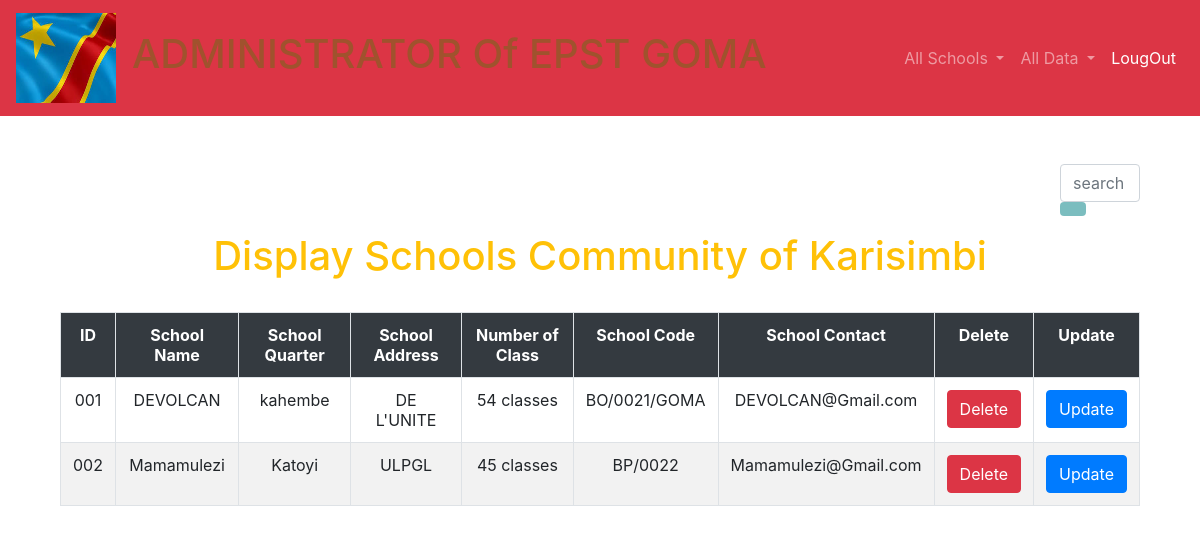
Page /karisimbi.php on the committed database.
### tables this page shows
CREATE TABLE `karisimbi` (
  `id` varchar(255) NOT NULL,
  `Schoolname` varchar(255) NOT NULL,
  `schoolquarter` varchar(255) NOT NULL,
  `schoolavenue` varchar(255) NOT NULL,
  `numberofclass` varchar(255) NOT NULL,
  `matricule` varchar(255) NOT NULL,
  `schoolgmail` varchar(233) NOT NULL
);

### karisimbi.php (the view, shortened to what this page needs)
<?php
include"body/navall.php";
?>
<!DOCTYPE html>
<html>
<head>
  <link rel="stylesheet" href="bootstrap2/css/bootstrap.min.css">
 <link rel="stylesheet" type="text/css" href="http://ajax.aspnetcdn.com/ajax/jquery.dataTables/1.9.4/css/jquery.dataTables.css">
</head>
<body>
 <div class="container">
 <div class="col-lg-12">
 <br><br><div class="srch">
<form class="navbar-form" method="post" name="form">
<input class="form-control" type="text" name="search" placeholder="search books..." required="">
<button style="background-color: #6db6b9e6;" type="submit" name="submit" class="btn btn-default">
</button>
</form>
</div>
 <h1 class="text-warning text-center" > Display Schools Community of Karisimbi </h1>
 <br>
 <table  id="tabledata" class=" table table-striped table-hover table-bordered">
 <tr class="bg-dark text-white text-center">
  <th>ID</th>
 <th>School Name</th>
 <th>School Quarter</th>
 <th>School Address</th>
 <th>Number of Class</th>
 <th>School Code</th>
 <th>School Contact</th>
 <th> Delete </th>
 <th> Update </th>
 </tr >
 <?php
$conn=mysqli_connect("localhost", "root", "", "rdc");
 $q = "select * from karisimbi ";
 $query = mysqli_query($conn,$q);
 while($res = mysqli_fetch_array($query)){
 ?>
 <tr class="text-center">
 <td> <?php echo $res['id'];  ?> </td>
 <td> <?php echo $res['Schoolname'];  ?> </td>
 <td> <?php echo $res['schoolquarter'];  ?> </td>
 <td> <?php echo $res['schoolavenue'];  ?> </td>
 <td> <?php echo $res['numberofclass'];  ?> </td>
 <td> <?php echo $res['matricule'];  ?> </td>
 <td> <?php echo $res['schoolgmail'];  ?> </td>
 <td> <button class="btn-danger btn"> <a href="delete.php?id=<?php echo $res['id']; ?>" class="text-white"> Delete </a>  </button> </td>
 <td> <button class="btn-primary btn"> <a href="update.php?id=<?php echo $res['id']; ?>" class="text-white"> Update </a> </button> </td>
 </tr>
 <?php
 }
  ?>
 </table>
 </div>
 </div>
</body>
</html>

### body/navall.php (style rules this page uses)
h1 { color: sienna }

### karisimbi.php (style rules this page uses)
.srch { padding-left: 1000px; }

### rows in the picture
karisimbi: id "001", Schoolname "DEVOLCAN", schoolquarter "kahembe", schoolavenue "DE L'UNITE", numberofclass "54 classes", matricule "BO/0021/GOMA", schoolgmail "DEVOLCAN@Gmail.com"
karisimbi: id "002", Schoolname "Mamamulezi", schoolquarter "Katoyi", schoolavenue "ULPGL", numberofclass "45 classes", matricule "BP/0022", schoolgmail "Mamamulezi@Gmail.com"
